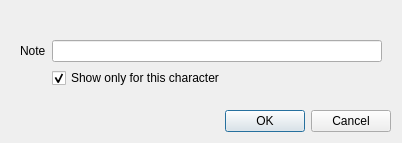
<?xml version="1.0" encoding="UTF-8"?>
<ui version="4.0">
 <class>Dialog</class>
 <widget class="QDialog" name="Dialog">
  <property name="geometry">
   <rect>
    <x>0</x>
    <y>0</y>
    <width>402</width>
    <height>143</height>
   </rect>
  </property>
  <property name="windowTitle">
   <string>Dialog</string>
  </property>
  <layout class="QVBoxLayout" name="verticalLayout">
   <item>
    <widget class="QLabel" name="lblLocation">
     <property name="text">
      <string/>
     </property>
    </widget>
   </item>
   <item>
    <widget class="QWidget" name="widget" native="true">
     <layout class="QFormLayout" name="formLayout">
      <item row="0" column="0">
       <widget class="QLabel" name="lblPOILabel">
        <property name="text">
         <string>Note</string>
        </property>
       </widget>
      </item>
      <item row="0" column="1">
       <widget class="QLineEdit" name="txtNote"/>
      </item>
      <item row="1" column="1">
       <widget class="QCheckBox" name="chkCharacterOnly">
        <property name="text">
         <string>Show only for this character </string>
        </property>
        <property name="checked">
         <bool>true</bool>
        </property>
       </widget>
      </item>
     </layout>
    </widget>
   </item>
   <item>
    <spacer name="verticalSpacer">
     <property name="orientation">
      <enum>Qt::Vertical</enum>
     </property>
     <property name="sizeHint" stdset="0">
      <size>
       <width>20</width>
       <height>43</height>
      </size>
     </property>
    </spacer>
   </item>
   <item>
    <widget class="QDialogButtonBox" name="buttonBox">
     <property name="orientation">
      <enum>Qt::Horizontal</enum>
     </property>
     <property name="standardButtons">
      <set>QDialogButtonBox::Cancel|QDialogButtonBox::Ok</set>
     </property>
    </widget>
   </item>
  </layout>
 </widget>
 <resources/>
 <connections>
  <connection>
   <sender>buttonBox</sender>
   <signal>accepted()</signal>
   <receiver>Dialog</receiver>
   <slot>accept()</slot>
   <hints>
    <hint type="sourcelabel">
     <x>248</x>
     <y>254</y>
    </hint>
    <hint type="destinationlabel">
     <x>157</x>
     <y>274</y>
    </hint>
   </hints>
  </connection>
  <connection>
   <sender>buttonBox</sender>
   <signal>rejected()</signal>
   <receiver>Dialog</receiver>
   <slot>reject()</slot>
   <hints>
    <hint type="sourcelabel">
     <x>316</x>
     <y>260</y>
    </hint>
    <hint type="destinationlabel">
     <x>286</x>
     <y>274</y>
    </hint>
   </hints>
  </connection>
 </connections>
</ui>
